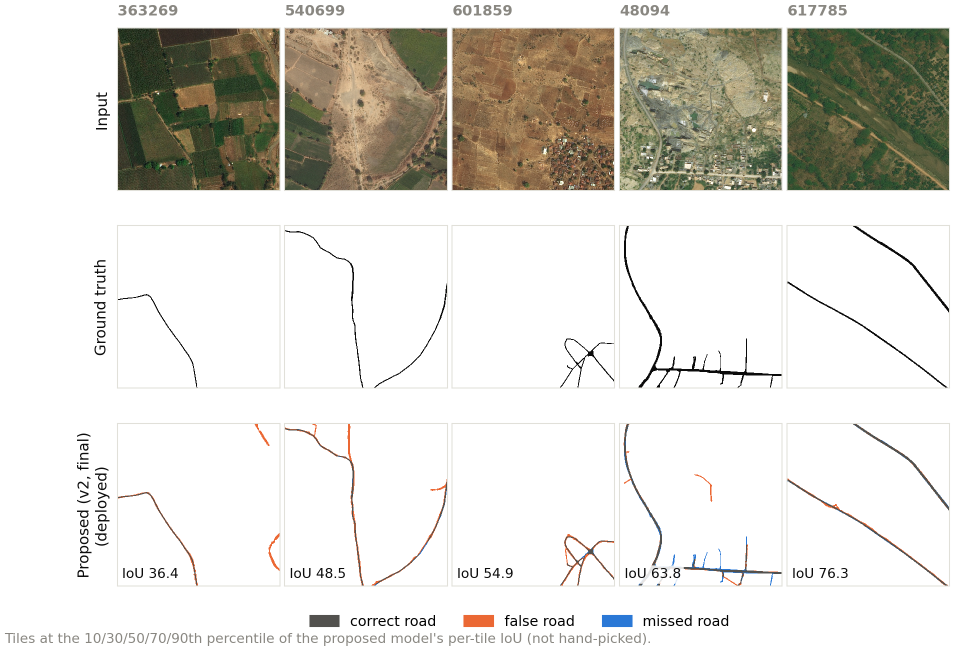
#> input picture figures/real/v4/paper_results/figures/fig_eval_qualitative_wide.png, 1908 x 1301 px (shown at 1/2 size)
$ python ground_truth_figure.py
#> lines starting #> are read from the running program, lines starting #| are printed output that depends on the picture; after the words box and inside, x2 and y2 are one past the last pixel; in counts of white or black regions, pixels touching at a corner belong together
"""Paper version of the Kaggle ground truth figure (fig_eval_qualitative_wide.png).

The Kaggle evaluation labels the prediction row with an old model name and adds a
footnote under the legend. This script relabels the row as "Prediction", drops the
footnote (the caption in main.tex explains the tile choice), and saves the result as
docs/paper/figures/fig_ground_truth.png. The image data are not changed.
"""
import os

import matplotlib
import numpy as np
from PIL import Image, ImageDraw, ImageFont

REPO = os.path.abspath(os.path.join(os.path.dirname(__file__), "..", ".."))
SRC = os.path.join(REPO, "figures", "real", "v4", "paper_results", "figures", "fig_eval_qualitative_wide.png")
OUT = os.path.join(REPO, "docs", "paper", "figures", "fig_ground_truth.png")
FONT = os.path.join(matplotlib.get_data_path(), "fonts", "ttf", "DejaVuSans.ttf")

im = Image.open(SRC).convert("RGB")
gray = np.asarray(im.convert("L"))
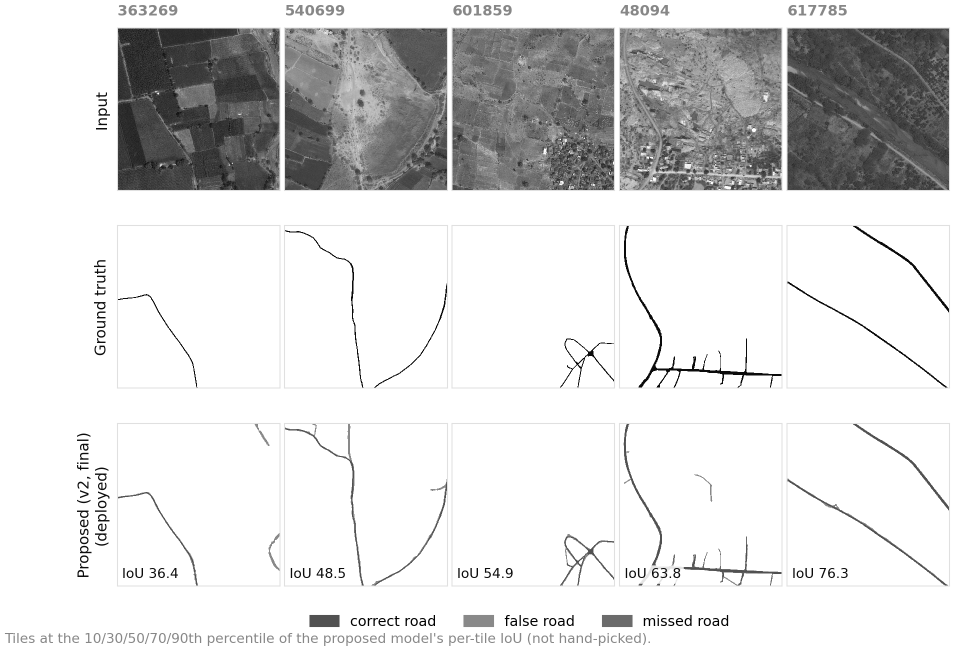
#> gray: shape (1301, 1908) (shown at 1/2 size); min 0, max 255, mean 219.1

# Measure the "Ground truth" row label so the new label matches its size and position.
label = gray[440:790, :230] < 128
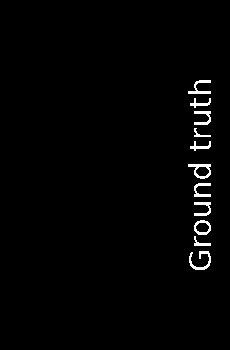
#> label: shape (350, 230) bool; 1.5% white; 11 white regions, largest, box (x1, y1, x2, y2) and area: (189, 251, 211, 270) 156, (188, 164, 211, 179) 148, (188, 80, 211, 94) 130
ys, xs = np.where(label.any(1))[0], np.where(label.any(0))[0]
#> ys = 144 values from 80 to 269; xs = 23 values from 188 to 210
size = next(s for s in range(20, 60) if ImageFont.truetype(FONT, s).getbbox("Ground truth")[2] >= ys.max() - ys.min())
#> size = 30
font = ImageFont.truetype(FONT, size)

draw = ImageDraw.Draw(im)
draw.rectangle([0, 840, 231, 1185], fill="white")          # old prediction row label
bbox = font.getbbox("Prediction")
#> bbox = (0, 5, 149, 28)
text = Image.new("RGB", (bbox[2] + 4, bbox[3] + 4), "white")
#> text: PIL image 153x32 RGB; every value is 255
ImageDraw.Draw(text).text((2, 0), "Prediction", font=font, fill=(12, 12, 12))
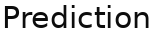
#> text: PIL image 153x32 RGB; min 12, max 255, mean 205
text = text.rotate(90, expand=True)
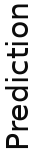
#> text: PIL image 32x153 RGB; min 12, max 255, mean 205
im.paste(text, (xs.min() - 2, (848 + 1170) // 2 - text.size[1] // 2))

im = im.crop((0, 0, im.size[0], 1262))                       # drop the footnote line
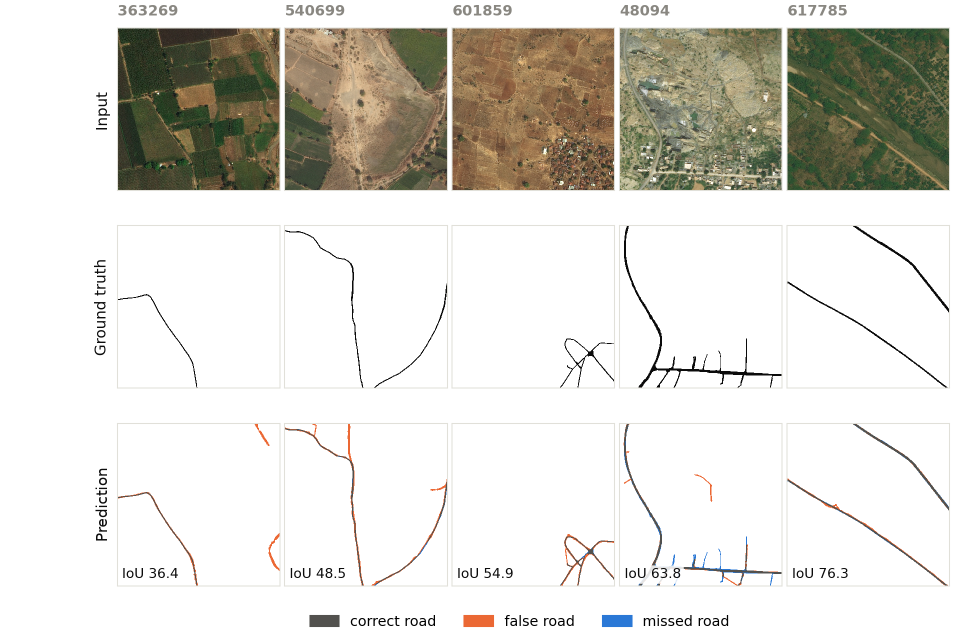
#> im: PIL image 1908x1262 RGB (shown at 1/2 size); mean R, G, B 220.6, 218.7, 212.2
left = max(0, np.where((np.asarray(im.convert("L")) < 245).any(0))[0].min() - 8)
#> left = 180
im = im.crop((left, 0, im.size[0], im.size[1]))
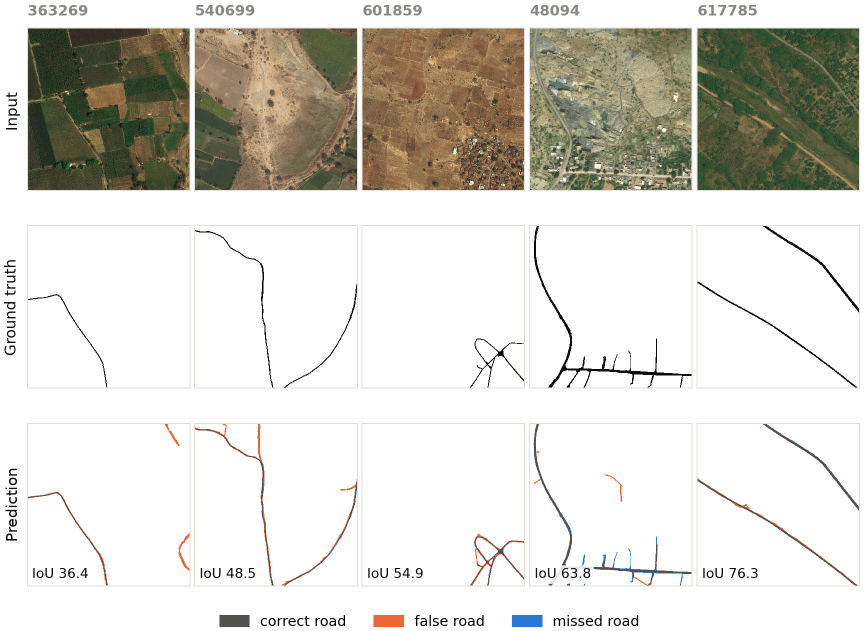
#> im: PIL image 1728x1262 RGB (shown at 1/2 size); mean R, G, B 217, 215, 207.8
im.save(OUT, dpi=(300, 300))
print("saved", OUT, im.size)
#| saved docs/paper/figures/fig_ground_truth.png (1728, 1262)

$ run again, with figures/real/v3/paper_results/figures/fig_eval_ablation.png copied over figures/real/v4/paper_results/figures/fig_eval_qualitative_wide.png
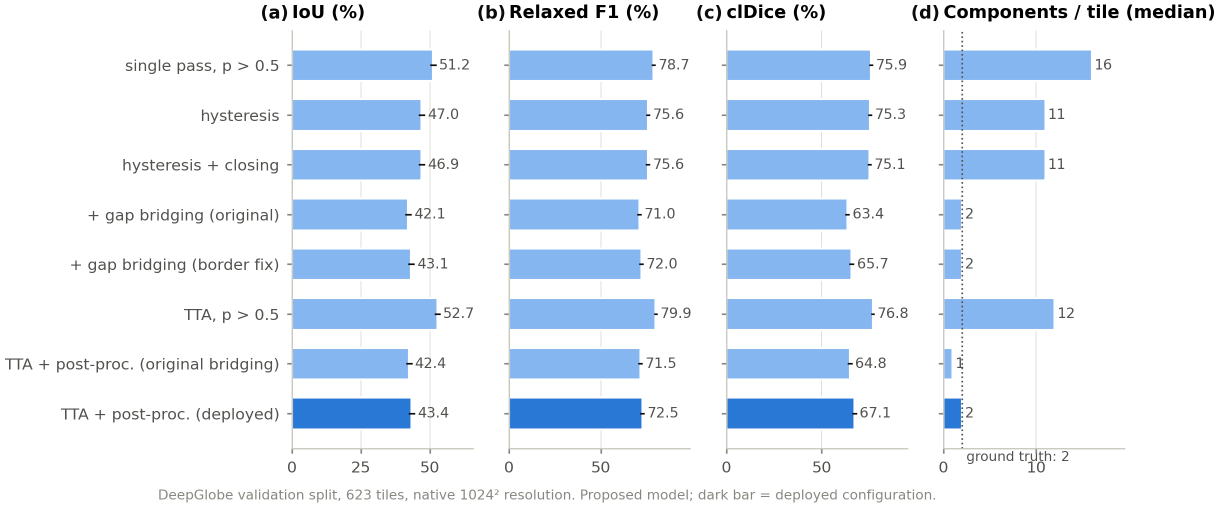
#> input picture figures/real/v3/paper_results/figures/fig_eval_ablation.png, 2439 x 1014 px (shown at 1/2 size)
#> `label = gray[440:790, :230] < 128`:
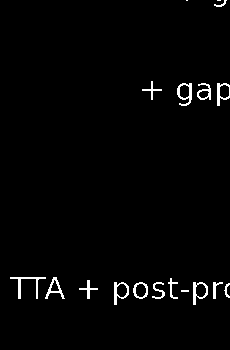
#> label: shape (350, 230) bool; 1.9% white in thin lines or dots, all inside (x1, y1, x2, y2) = (10, 0, 230, 305)
#> ys = 60 values from 0 to 304; xs = 180 values from 10 to 229
#> size = 47
#> bbox = (0, 8, 233, 45)
#> `im = im.crop((0, 0, im.size[0], 1262))`:
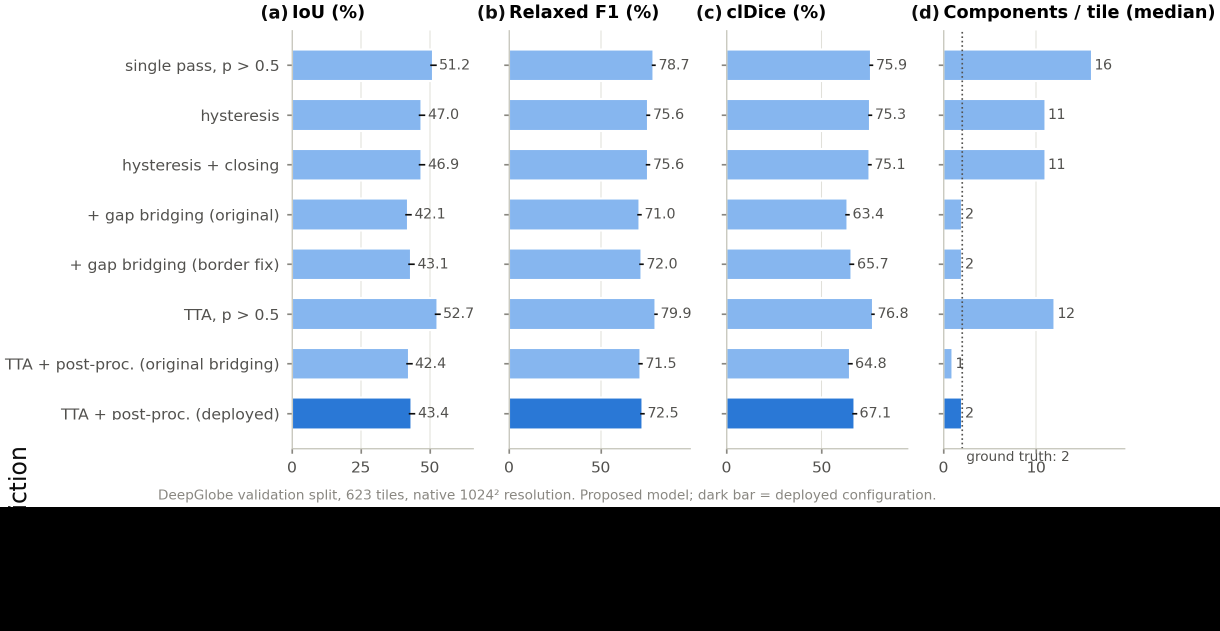
#> im: PIL image 2439x1262 RGB (shown at 1/2 size); mean R, G, B 182.8, 190, 198.4
#> left = 0
#| saved docs/paper/figures/fig_ground_truth.png (2439, 1262)

$ run again, with figures/real/v3/paper_results/figures/fig_eval_canopy.png copied over figures/real/v4/paper_results/figures/fig_eval_qualitative_wide.png
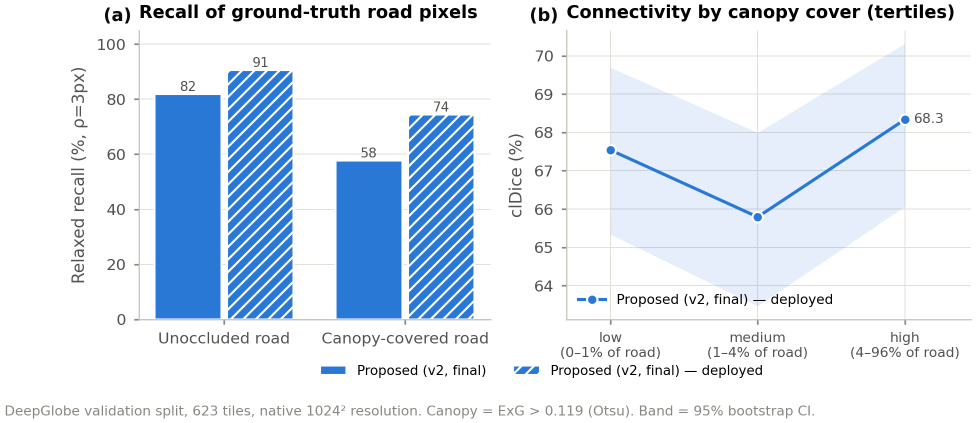
#> input picture figures/real/v3/paper_results/figures/fig_eval_canopy.png, 1951 x 846 px (shown at 1/2 size)
#> `label = gray[440:790, :230] < 128`:
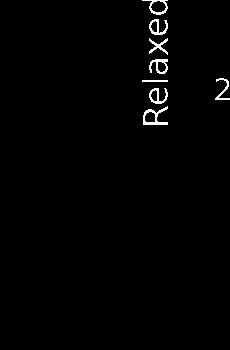
#> label: shape (350, 230) bool; 1.2% white in thin lines or dots, all inside (x1, y1, x2, y2) = (142, 0, 230, 125)
#> ys = 108 values from 0 to 124; xs = 41 values from 142 to 229
#> size = 20
#> bbox = (0, 4, 99, 19)
#> `im = im.crop((0, 0, im.size[0], 1262))`:
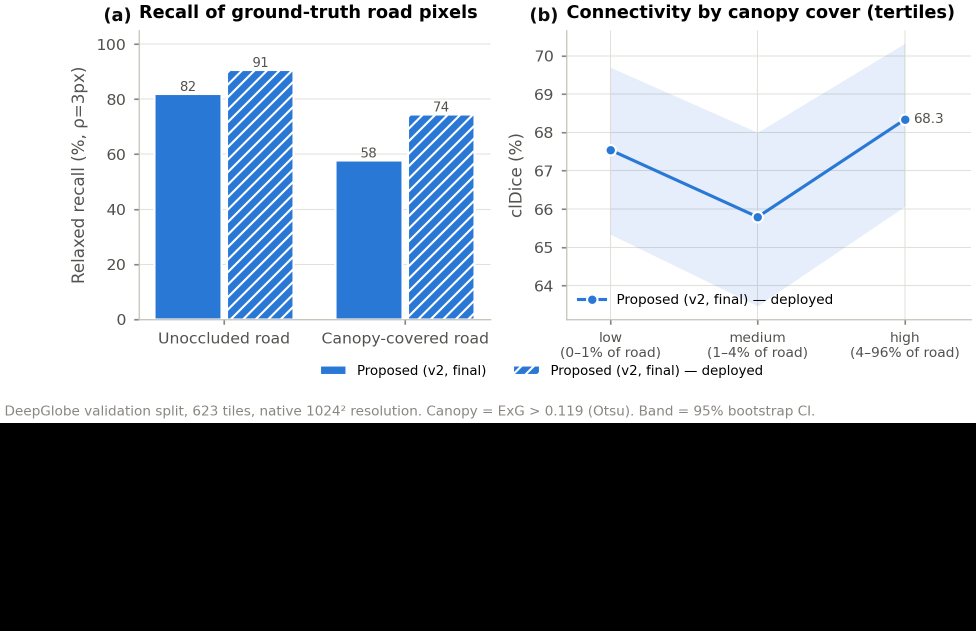
#> im: PIL image 1951x1262 RGB (shown at 1/2 size); mean R, G, B 147.8, 154.6, 162.8
#> left = 0
#| saved docs/paper/figures/fig_ground_truth.png (1951, 1262)
